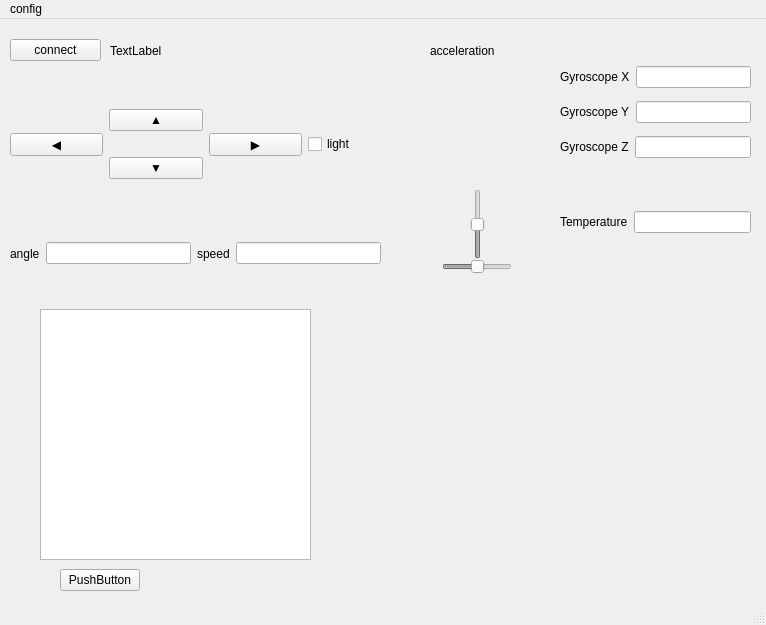
<?xml version="1.0" encoding="UTF-8"?>
<ui version="4.0">
 <class>Garfield_control</class>
 <widget class="QMainWindow" name="Garfield_control">
  <property name="geometry">
   <rect>
    <x>0</x>
    <y>0</y>
    <width>766</width>
    <height>625</height>
   </rect>
  </property>
  <property name="windowTitle">
   <string>Garfield Control</string>
  </property>
  <widget class="QWidget" name="centralwidget">
   <widget class="QSlider" name="DebugSlider_speed">
    <property name="enabled">
     <bool>false</bool>
    </property>
    <property name="geometry">
     <rect>
      <x>470</x>
      <y>170</y>
      <width>16</width>
      <height>70</height>
     </rect>
    </property>
    <property name="minimum">
     <number>-255</number>
    </property>
    <property name="maximum">
     <number>255</number>
    </property>
    <property name="value">
     <number>0</number>
    </property>
    <property name="orientation">
     <enum>Qt::Vertical</enum>
    </property>
   </widget>
   <widget class="QWidget" name="layoutWidget">
    <property name="geometry">
     <rect>
      <x>10</x>
      <y>70</y>
      <width>391</width>
      <height>111</height>
     </rect>
    </property>
    <layout class="QHBoxLayout" name="horizontalLayout">
     <item>
      <widget class="QPushButton" name="pushButton_left">
       <property name="text">
        <string>◀</string>
       </property>
      </widget>
     </item>
     <item>
      <layout class="QVBoxLayout" name="verticalLayout">
       <item>
        <widget class="QPushButton" name="pushButton_up">
         <property name="text">
          <string>▲</string>
         </property>
        </widget>
       </item>
       <item>
        <widget class="QPushButton" name="pushButton_down">
         <property name="text">
          <string>▼</string>
         </property>
        </widget>
       </item>
      </layout>
     </item>
     <item>
      <widget class="QPushButton" name="pushButton_right">
       <property name="text">
        <string>▶</string>
       </property>
      </widget>
     </item>
     <item>
      <widget class="QCheckBox" name="checkBox_light">
       <property name="text">
        <string>light</string>
       </property>
      </widget>
     </item>
    </layout>
   </widget>
   <widget class="QWidget" name="layoutWidget">
    <property name="geometry">
     <rect>
      <x>10</x>
      <y>220</y>
      <width>371</width>
      <height>29</height>
     </rect>
    </property>
    <layout class="QHBoxLayout" name="horizontalLayout_2">
     <item>
      <widget class="QLabel" name="angle_label">
       <property name="text">
        <string>angle</string>
       </property>
      </widget>
     </item>
     <item>
      <widget class="QLineEdit" name="angle_lineEdit">
       <property name="enabled">
        <bool>true</bool>
       </property>
       <property name="acceptDrops">
        <bool>true</bool>
       </property>
       <property name="readOnly">
        <bool>true</bool>
       </property>
      </widget>
     </item>
     <item>
      <widget class="QLabel" name="speed_label">
       <property name="text">
        <string>speed</string>
       </property>
      </widget>
     </item>
     <item>
      <widget class="QLineEdit" name="speed_lineEdit">
       <property name="readOnly">
        <bool>true</bool>
       </property>
      </widget>
     </item>
    </layout>
   </widget>
   <widget class="QLabel" name="AccGrid_label">
    <property name="geometry">
     <rect>
      <x>430</x>
      <y>45</y>
      <width>120</width>
      <height>120</height>
     </rect>
    </property>
    <property name="text">
     <string/>
    </property>
    <property name="pixmap">
     <pixmap>acceleration_grid.png</pixmap>
    </property>
   </widget>
   <widget class="QLabel" name="GridPoint_label">
    <property name="geometry">
     <rect>
      <x>485</x>
      <y>100</y>
      <width>10</width>
      <height>10</height>
     </rect>
    </property>
    <property name="text">
     <string/>
    </property>
    <property name="pixmap">
     <pixmap>acceleration_point.png</pixmap>
    </property>
   </widget>
   <widget class="QLabel" name="acc_label">
    <property name="geometry">
     <rect>
      <x>430</x>
      <y>20</y>
      <width>78</width>
      <height>23</height>
     </rect>
    </property>
    <property name="text">
     <string>acceleration</string>
    </property>
   </widget>
   <widget class="QPushButton" name="connect_pushButton">
    <property name="geometry">
     <rect>
      <x>10</x>
      <y>20</y>
      <width>91</width>
      <height>22</height>
     </rect>
    </property>
    <property name="text">
     <string>connect</string>
    </property>
   </widget>
   <widget class="QLabel" name="connstate_label">
    <property name="geometry">
     <rect>
      <x>110</x>
      <y>20</y>
      <width>131</width>
      <height>23</height>
     </rect>
    </property>
    <property name="text">
     <string>TextLabel</string>
    </property>
   </widget>
   <widget class="QWidget" name="verticalLayoutWidget">
    <property name="geometry">
     <rect>
      <x>560</x>
      <y>40</y>
      <width>191</width>
      <height>182</height>
     </rect>
    </property>
    <layout class="QVBoxLayout" name="verticalLayout_2">
     <item>
      <layout class="QHBoxLayout" name="horizontalLayout_3">
       <item>
        <widget class="QLabel" name="Gyro_X_label">
         <property name="text">
          <string>Gyroscope X</string>
         </property>
        </widget>
       </item>
       <item>
        <widget class="QLineEdit" name="Gyro_X_lineEdit">
         <property name="readOnly">
          <bool>true</bool>
         </property>
        </widget>
       </item>
      </layout>
     </item>
     <item>
      <layout class="QHBoxLayout" name="horizontalLayout_4">
       <item>
        <widget class="QLabel" name="Gyro_Y_label">
         <property name="text">
          <string>Gyroscope Y</string>
         </property>
        </widget>
       </item>
       <item>
        <widget class="QLineEdit" name="Gyro_Y_lineEdit">
         <property name="readOnly">
          <bool>true</bool>
         </property>
        </widget>
       </item>
      </layout>
     </item>
     <item>
      <layout class="QHBoxLayout" name="horizontalLayout_5">
       <item>
        <widget class="QLabel" name="Gyro_Z_label">
         <property name="text">
          <string>Gyroscope Z</string>
         </property>
        </widget>
       </item>
       <item>
        <widget class="QLineEdit" name="Gyro_Z_lineEdit">
         <property name="readOnly">
          <bool>true</bool>
         </property>
        </widget>
       </item>
      </layout>
     </item>
     <item>
      <spacer name="verticalSpacer">
       <property name="orientation">
        <enum>Qt::Vertical</enum>
       </property>
       <property name="sizeType">
        <enum>QSizePolicy::Fixed</enum>
       </property>
       <property name="sizeHint" stdset="0">
        <size>
         <width>20</width>
         <height>40</height>
        </size>
       </property>
      </spacer>
     </item>
     <item>
      <layout class="QHBoxLayout" name="horizontalLayout_6">
       <item>
        <widget class="QLabel" name="temperature_label">
         <property name="text">
          <string>Temperature</string>
         </property>
        </widget>
       </item>
       <item>
        <widget class="QLineEdit" name="temperatur_lineEdit">
         <property name="readOnly">
          <bool>true</bool>
         </property>
        </widget>
       </item>
      </layout>
     </item>
    </layout>
   </widget>
   <widget class="QSlider" name="DebugSlider_Dir">
    <property name="enabled">
     <bool>false</bool>
    </property>
    <property name="geometry">
     <rect>
      <x>442</x>
      <y>240</y>
      <width>70</width>
      <height>16</height>
     </rect>
    </property>
    <property name="minimum">
     <number>-90</number>
    </property>
    <property name="maximum">
     <number>90</number>
    </property>
    <property name="value">
     <number>0</number>
    </property>
    <property name="orientation">
     <enum>Qt::Horizontal</enum>
    </property>
   </widget>
   <widget class="QGraphicsView" name="graphicsView">
    <property name="geometry">
     <rect>
      <x>40</x>
      <y>290</y>
      <width>271</width>
      <height>251</height>
     </rect>
    </property>
   </widget>
   <widget class="QLabel" name="label">
    <property name="geometry">
     <rect>
      <x>340</x>
      <y>280</y>
      <width>401</width>
      <height>301</height>
     </rect>
    </property>
    <property name="text">
     <string/>
    </property>
    <property name="pixmap">
     <pixmap>../../../../../Dokumente/BreezySLAM-master/examples/exp2.pgm</pixmap>
    </property>
    <property name="scaledContents">
     <bool>true</bool>
    </property>
   </widget>
   <widget class="QPushButton" name="pushButton">
    <property name="geometry">
     <rect>
      <x>60</x>
      <y>550</y>
      <width>80</width>
      <height>22</height>
     </rect>
    </property>
    <property name="text">
     <string>PushButton</string>
    </property>
   </widget>
   <widget class="QLabel" name="label_2">
    <property name="geometry">
     <rect>
      <x>390</x>
      <y>390</y>
      <width>61</width>
      <height>41</height>
     </rect>
    </property>
    <property name="text">
     <string/>
    </property>
    <property name="pixmap">
     <pixmap>../../../../../Downloads/auto.png</pixmap>
    </property>
    <property name="scaledContents">
     <bool>true</bool>
    </property>
   </widget>
  </widget>
  <widget class="QMenuBar" name="menubar">
   <property name="geometry">
    <rect>
     <x>0</x>
     <y>0</y>
     <width>766</width>
     <height>19</height>
    </rect>
   </property>
   <widget class="QMenu" name="menuConfig">
    <property name="title">
     <string>config</string>
    </property>
    <addaction name="actionSettings"/>
    <addaction name="actionDebug"/>
   </widget>
   <addaction name="menuConfig"/>
  </widget>
  <widget class="QStatusBar" name="statusBar"/>
  <action name="actionSettings">
   <property name="text">
    <string>Settings</string>
   </property>
  </action>
  <action name="actionDebug">
   <property name="checkable">
    <bool>true</bool>
   </property>
   <property name="text">
    <string>Debug</string>
   </property>
   <property name="shortcut">
    <string>Ctrl+I</string>
   </property>
  </action>
 </widget>
 <resources/>
 <connections/>
</ui>
